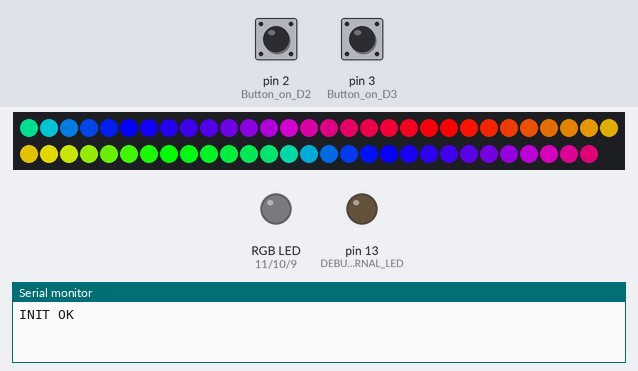
Bench run of a sketch on a simulated Arduino Uno, built with avr-gcc and run on an emulated ATmega328P. Parts: 59 RGB LEDs in strip order, left to right, continuing on the next row, an RGB LED mixed from three pins (HIGH = lit), output pins drawn as LEDs (lit = HIGH), the last lines printed to the serial monitor. The inputs (shaded band) are chosen by the test bench; at power-on: pin 2 (Button_on_D2) HIGH, pin 3 (Button_on_D3) HIGH. Dim RGB values are drawn brighter than linear.

Above: at 1.2 s.
1.3 s: pin 2 (Button_on_D2) pulled LOW for 3.2 s
At 5.05 s:
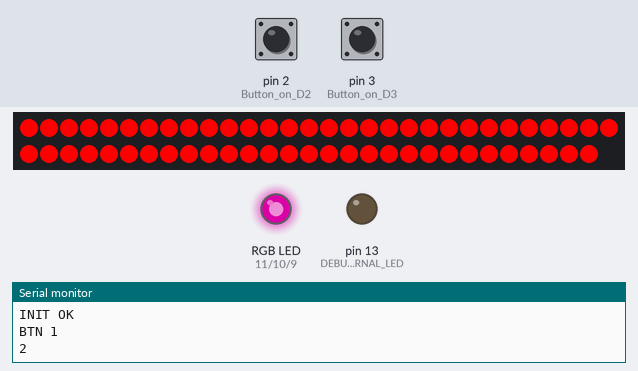
5.1 s: pin 2 (Button_on_D2) pulled LOW for 0.15 s
At 5.45 s:
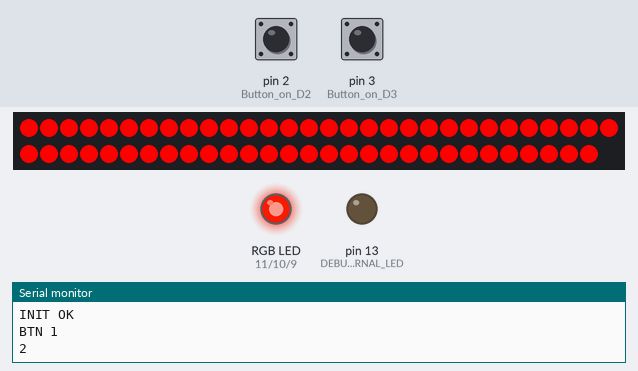
5.8 s: pin 2 (Button_on_D2) pulled LOW for 1 s
At 7.0 s:
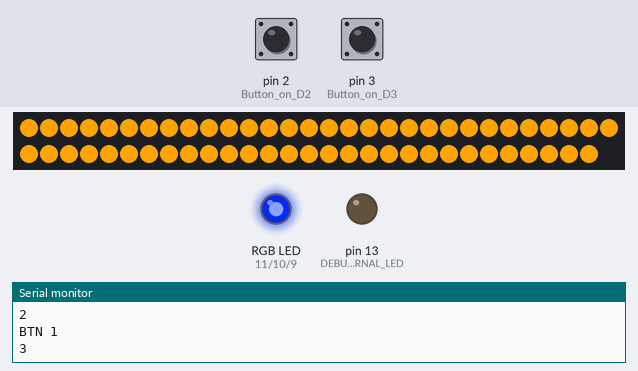
7.4 s: pin 2 (Button_on_D2) pulled LOW for 3.2 s
At 10.8 s:
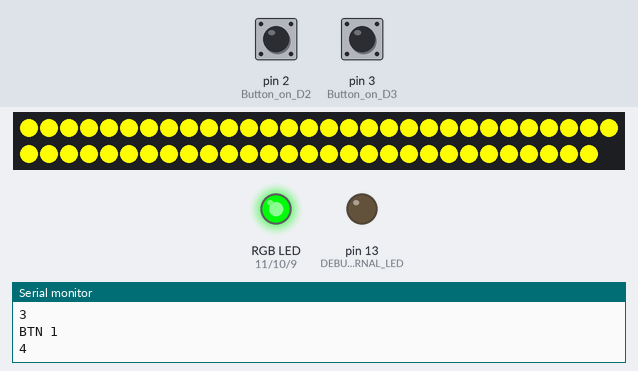
11.2 s: pin 2 (Button_on_D2) pulled LOW for 1 s
At 12.4 s:
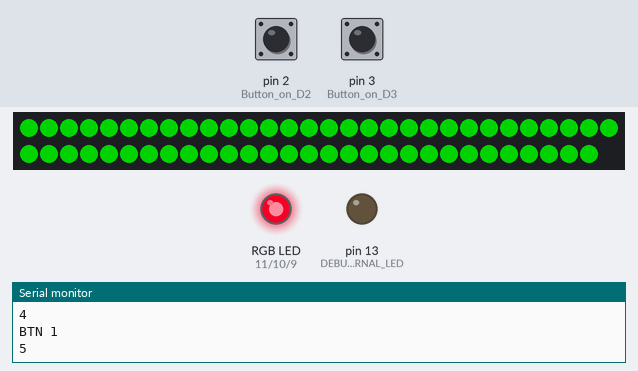
12.8 s: pin 3 (Button_on_D3) pulled LOW for 0.15 s
Timing chart, 0 to 15.5 s (numbered marks = the images above; inputs shaded):
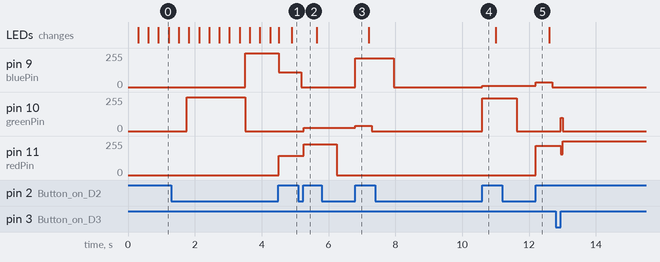

The sketch:

my_argb_arduino.ino
```cpp
#include <FastLED.h>
//#include <Bounce2.h>;

#define NUM_LEDS 59
#define DATA_PIN 4
#define COOLING  30
#define SPARKING 120
#define FRAMES_PER_SECOND 24
#define CHIPSET WS2812B
#define COLOR_ORDER GRB
#define PIXEL_RANDOMIZED 4

//RGB 12V
byte redPin = 11;
byte greenPin = 10;
byte bluePin = 9;

int red = 255;
int green = 0;
int blue = 0;
//int display_pause = 2000;
//long interval = 2000;
//long previous_millis = 0;
//unsigned long current_millis = 0;

//ARGB
byte argb_rainbow_counter;

uint8_t BRIGHTNESS = 250;
uint8_t BRIGHTNESS_LATEST = BRIGHTNESS;
uint8_t BRIGHTNESS_LEVEVS[] = {50, 100, 150, 200, 250}; //0 .. 255

bool gReverseDirection = true;
uint8_t gHue = 0;
CRGB leds[NUM_LEDS];

volatile uint8_t argb_mode_counter = 1;
volatile uint8_t rgb_12_mode_counter = 1;

volatile boolean btnFlag1 = false;   // флаг1
volatile boolean btnFlag2 = false;   // флаг2

void setup() {
  Serial.begin(9600);
  while (!Serial);

  pinMode(13, OUTPUT); //DEBUG INTERNAL LED
  pinMode(2, INPUT_PULLUP); //Button on D2
  pinMode(3, INPUT_PULLUP); //Button on D3

  //FastLED.addLeds<NEOPIXEL, DATA_PIN>(leds, NUM_LEDS);
  FastLED.addLeds<CHIPSET, DATA_PIN, COLOR_ORDER>(leds, NUM_LEDS).setCorrection( TypicalLEDStrip );
  FastLED.setBrightness(BRIGHTNESS);

  attachInterrupt(0, Btn1, RISING);
  attachInterrupt(1, Btn2, RISING);
  Serial.println("INIT OK");
}

void loop() {

     //   * * *   MAIN MODE SWITCH   * * *
   switch(argb_mode_counter)
  {
   case 1: ArgbRainbow();break;
   case 2: ArgbSetRed();break;
   case 3: ArgbSetOrange();break;
   case 4: ArgbSetYellow();break;
   case 5: ArgbSetGreen();break;
   case 6: ArgbSetBlue();break;
   case 7: ArgbSetPurple();break;
   case 8: ArgbSetAqua();break;

  }

  //rgb_12_mode_counter
  switch(rgb_12_mode_counter)
  {

   case 1: AnimFade();break;
   case 2: RedLight();break;
   case 3: OrangeLight();break;
   case 4: YellowLight();break;
   case 5: GreenLight();break;
   case 6: BlueLight();break;
   case 7: DarkBlueLight();break;
   case 8: PurpleLight();break;
   case 9: PinkLight();break;
   case 10: WhiteLight();break;
  }


  //   * * *   SERIAL PORT   * * *

  if (Serial.available()){
    int state = Serial.parseInt();
    if (state == 111){
      FastLED.setBrightness(BRIGHTNESS_LATEST);
      //digitalWrite(13, HIGH);
      Serial.println("Command completed LED turned ON");
      state = 0;
      }
    if (state == 110){
      BRIGHTNESS_LATEST = BRIGHTNESS;
      FastLED.setBrightness(0);
      //digitalWrite(13, LOW);
      Serial.println("Command completed LED turned OFF");
      state = 0;
      }

    if (state >= 201 && state <= 208){
      int res = state - 200;
      if (res > 0 && res <= 8) argb_mode_counter = res;
      Serial.println("Command completed ");
      state = 0;
      }

    if (state >= 301 && state <= 310){
      int res = state - 300;
      if (res >= 0 && res <= 10) rgb_12_mode_counter = res;
      Serial.println("Command completed ");
      state = 0;
      }

   if (state >= 401 && state <= 405){
      int res = state - 401;
      if (res >= 0 && res <= 4) {
        BRIGHTNESS = BRIGHTNESS_LEVEVS[res];
        FastLED.setBrightness(BRIGHTNESS);
      }
      Serial.println("Command completed ");
      state = 0;
      }


    }


  //   * * *   BUTTONS   * * *
  if (btnFlag1) {
    delay(400);
    btnFlag1 = false;    // сбрасываем

    // совершаем какие-то действия
    Serial.println("BTN 1");

    if (argb_mode_counter >= 8) argb_mode_counter = 1;    // 1 .. 8
    else argb_mode_counter++;

    Serial.println(argb_mode_counter);
  }

   if (btnFlag2) {
    delay(60);//60
    btnFlag2 = false;    // сбрасываем

    // совершаем какие-то действия
    Serial.println("BTN 2");

    if (rgb_12_mode_counter >= 9) rgb_12_mode_counter = 1;    // 1 .. 9
    else rgb_12_mode_counter++;

    Serial.println(rgb_12_mode_counter);

    /*
    if (BRIGHTNESS >= 250) BRIGHTNESS = 50;
    else BRIGHTNESS = BRIGHTNESS + 50;
    FastLED.setBrightness(BRIGHTNESS);
    Serial.println(BRIGHTNESS);
    */

  }

}


void Btn1()
{
  if (millis() > 3000) btnFlag1 = true;   // подняли флаг прерывания
}

void Btn2()
{
  if (millis() > 3000) btnFlag2 = true;   // подняли флаг прерывания
}


   //   * * *   ARGB MODES LOGIC   * * *
void ArgbSetRed() {
  for (byte i = 0; i < NUM_LEDS; i++) {
    leds[i] = CRGB::Red;
  }
  FastLED.show();
}
void ArgbSetGreen() {
  for (byte i = 0; i < NUM_LEDS; i++) {
    leds[i] = CRGB::Green;
  }
  FastLED.show();
}
void ArgbSetBlue() {
  for (byte i = 0; i < NUM_LEDS; i++) {
    leds[i] = CRGB::Blue;
  }
  FastLED.show();
}
void ArgbSetOrange() {
  for (byte i = 0; i < NUM_LEDS; i++) {
    leds[i] = CRGB::Orange;
  }
  FastLED.show();
}
void ArgbSetYellow() {
  for (byte i = 0; i < NUM_LEDS; i++) {
    leds[i] = CRGB::Yellow;
  }
  FastLED.show();
}
void ArgbSetPurple() {
  for (byte i = 0; i < NUM_LEDS; i++) {
    leds[i] = CRGB::Purple;
  }
  FastLED.show();
}
void ArgbSetAqua() {
  for (byte i = 0; i < NUM_LEDS; i++) {
    leds[i] = CRGB::Aqua;
  }
  FastLED.show();
}

void ArgbRainbow() {
     for (int i = 0; i < NUM_LEDS; i++ ) {         // от 0 до первой трети
    leds[i] = CHSV(argb_rainbow_counter + i * 6, 255, 255);  // HSV. Увеличивать HUE (цвет)
    // умножение i уменьшает шаг радуги
  }
  argb_rainbow_counter++;        // counter меняется от 0 до 255 (тип данных byte)
  FastLED.show();
  delay(4);         // скорость движения радуги
}


   //   * * *   12V RGB MODES LOGIC   * * *

void SetRGB(int r, int g, int b){
  analogWrite(redPin, r);
  analogWrite(greenPin, g);
  analogWrite(bluePin, b);
  //delay(transfusion_pause);
}

//1
void WhiteLight(){
    digitalWrite(redPin, 1);
    digitalWrite(greenPin, 1);
    digitalWrite(bluePin, 1);
}
//2
void RedLight(){
  analogWrite(redPin, 255);
  analogWrite(greenPin, 0);
  analogWrite(bluePin, 0);
}
//3
void OrangeLight(){
  analogWrite(redPin, 255);
  analogWrite(greenPin, 125);
  analogWrite(bluePin, 0);

}
//4
void PinkLight(){
  analogWrite(redPin, 255);
  analogWrite(greenPin, 140);
  analogWrite(bluePin, 150);
}
//5
void PurpleLight(){
  analogWrite(redPin, 255);
  analogWrite(greenPin, 0);
  analogWrite(bluePin, 255);
}
//6
void BlueLight(){
  analogWrite(redPin, 0);
  analogWrite(greenPin, 255);
  analogWrite(bluePin, 255);
}
//7
void DarkBlueLight(){
  analogWrite(redPin, 0);
  analogWrite(greenPin, 0);
  analogWrite(bluePin, 255);
}
//8
void GreenLight(){
  analogWrite(redPin, 0);
  analogWrite(greenPin, 255);
  analogWrite(bluePin, 0);
}
//9
void YellowLight(){
  analogWrite(redPin, 255);
  analogWrite(greenPin, 255);
  analogWrite(bluePin, 0);
}
//10
void AnimFade(){
  //red = 255;

  if (red > 0 && blue == 0){
    red--;
    green++;
  }
  if(green > 0 && red == 0){
    green--;
    blue++;
  }
  if(blue > 0 && green == 0){
    red++;
    blue--;
  }

  SetRGB(red, green, blue);
}
```

Measured:
- after the input at 1.3 s, pin 11 (redPin): 0/255 → 145/255 after 3.2 s
- after the input at 5.1 s, pin 10 (greenPin): 0/255 → 25/255 after 0.15 s; pin 11 (redPin): 145/255 → 230/255 after 0.15 s
- after the input at 5.8 s, pin 9 (bluePin): 0/255 → 216/255 after 1.0 s; pin 10 (greenPin): 25/255 → 39/255 after 1.0 s, → 0/255 0.50 s later
- after the input at 7.4 s, pin 10 (greenPin): stays 0/255 (without the input it goes to 126/255 after 1.5 s)
- after the input at 11.2 s, pin 9 (bluePin): 9/255 → 34/255 after 1.0 s, → 0/255 0.49 s later; pin 11 (redPin): 0/255 → 221/255 after 1.0 s
